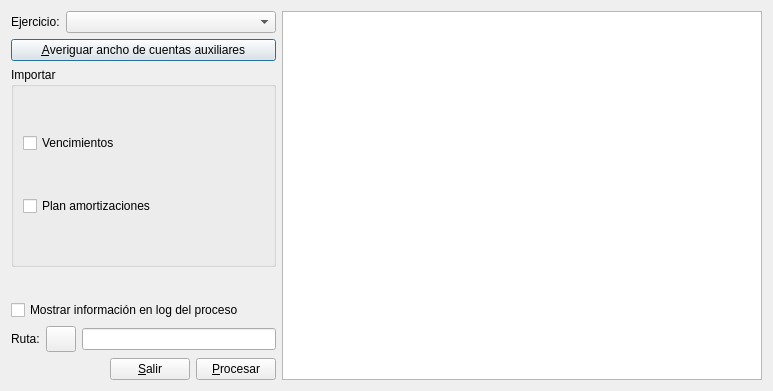
<?xml version="1.0" encoding="UTF-8"?>
<ui version="4.0">
 <class>import_cplus</class>
 <widget class="QDialog" name="import_cplus">
  <property name="geometry">
   <rect>
    <x>0</x>
    <y>0</y>
    <width>773</width>
    <height>391</height>
   </rect>
  </property>
  <property name="windowTitle">
   <string>Importación Contaplús</string>
  </property>
  <layout class="QHBoxLayout" name="horizontalLayout_4">
   <item>
    <layout class="QVBoxLayout" name="verticalLayout_2">
     <item>
      <layout class="QHBoxLayout" name="horizontalLayout_3">
       <item>
        <widget class="QLabel" name="label">
         <property name="text">
          <string>Ejercicio:</string>
         </property>
        </widget>
       </item>
       <item>
        <widget class="QComboBox" name="ejercicioscomboBox">
         <property name="sizePolicy">
          <sizepolicy hsizetype="Expanding" vsizetype="Fixed">
           <horstretch>0</horstretch>
           <verstretch>0</verstretch>
          </sizepolicy>
         </property>
        </widget>
       </item>
      </layout>
     </item>
     <item>
      <widget class="QPushButton" name="anchopushButton">
       <property name="text">
        <string>&amp;Averiguar ancho de cuentas auxiliares</string>
       </property>
      </widget>
     </item>
     <item>
      <widget class="QGroupBox" name="groupBox">
       <property name="minimumSize">
        <size>
         <width>0</width>
         <height>200</height>
        </size>
       </property>
       <property name="title">
        <string>Importar</string>
       </property>
       <layout class="QVBoxLayout" name="verticalLayout">
        <item>
         <widget class="QCheckBox" name="vencicheckBox">
          <property name="text">
           <string>Vencimientos</string>
          </property>
         </widget>
        </item>
        <item>
         <widget class="QCheckBox" name="amortcheckBox">
          <property name="text">
           <string>Plan amortizaciones</string>
          </property>
         </widget>
        </item>
       </layout>
      </widget>
     </item>
     <item>
      <spacer name="verticalSpacer">
       <property name="orientation">
        <enum>Qt::Vertical</enum>
       </property>
       <property name="sizeHint" stdset="0">
        <size>
         <width>20</width>
         <height>40</height>
        </size>
       </property>
      </spacer>
     </item>
     <item>
      <widget class="QCheckBox" name="logcheckBox">
       <property name="text">
        <string>Mostrar información en log del proceso</string>
       </property>
      </widget>
     </item>
     <item>
      <layout class="QHBoxLayout" name="horizontalLayout_2">
       <item>
        <widget class="QLabel" name="label_2">
         <property name="text">
          <string>Ruta:</string>
         </property>
        </widget>
       </item>
       <item>
        <widget class="QPushButton" name="rutapushButton">
         <property name="minimumSize">
          <size>
           <width>30</width>
           <height>26</height>
          </size>
         </property>
         <property name="maximumSize">
          <size>
           <width>30</width>
           <height>26</height>
          </size>
         </property>
         <property name="toolTip">
          <string>Cargar fichero documento</string>
         </property>
         <property name="text">
          <string/>
         </property>
         <property name="icon">
          <iconset resource="keme.qrc">
           <normaloff>:/iconos/graf/fileimport.png</normaloff>:/iconos/graf/fileimport.png</iconset>
         </property>
        </widget>
       </item>
       <item>
        <widget class="QLineEdit" name="rutalineEdit"/>
       </item>
      </layout>
     </item>
     <item>
      <layout class="QHBoxLayout" name="horizontalLayout">
       <item>
        <spacer name="horizontalSpacer">
         <property name="orientation">
          <enum>Qt::Horizontal</enum>
         </property>
         <property name="sizeHint" stdset="0">
          <size>
           <width>40</width>
           <height>20</height>
          </size>
         </property>
        </spacer>
       </item>
       <item>
        <widget class="QPushButton" name="cancelarpushButton">
         <property name="text">
          <string>&amp;Salir</string>
         </property>
         <property name="icon">
          <iconset resource="keme.qrc">
           <normaloff>:/iconos/graf/application-exit.png</normaloff>:/iconos/graf/application-exit.png</iconset>
         </property>
        </widget>
       </item>
       <item>
        <widget class="QPushButton" name="procesarpushButton">
         <property name="text">
          <string>&amp;Procesar</string>
         </property>
         <property name="icon">
          <iconset resource="keme.qrc">
           <normaloff>:/iconos/graf/exec.png</normaloff>:/iconos/graf/exec.png</iconset>
         </property>
        </widget>
       </item>
      </layout>
     </item>
    </layout>
   </item>
   <item>
    <widget class="QTextEdit" name="logtextEdit">
     <property name="minimumSize">
      <size>
       <width>480</width>
       <height>0</height>
      </size>
     </property>
    </widget>
   </item>
  </layout>
 </widget>
 <tabstops>
  <tabstop>ejercicioscomboBox</tabstop>
  <tabstop>anchopushButton</tabstop>
  <tabstop>vencicheckBox</tabstop>
  <tabstop>amortcheckBox</tabstop>
  <tabstop>logcheckBox</tabstop>
  <tabstop>rutapushButton</tabstop>
  <tabstop>rutalineEdit</tabstop>
  <tabstop>cancelarpushButton</tabstop>
  <tabstop>procesarpushButton</tabstop>
  <tabstop>logtextEdit</tabstop>
 </tabstops>
 <resources>
  <include location="keme.qrc"/>
 </resources>
 <connections>
  <connection>
   <sender>cancelarpushButton</sender>
   <signal>clicked()</signal>
   <receiver>import_cplus</receiver>
   <slot>reject()</slot>
   <hints>
    <hint type="sourcelabel">
     <x>145</x>
     <y>312</y>
    </hint>
    <hint type="destinationlabel">
     <x>106</x>
     <y>298</y>
    </hint>
   </hints>
  </connection>
 </connections>
</ui>
